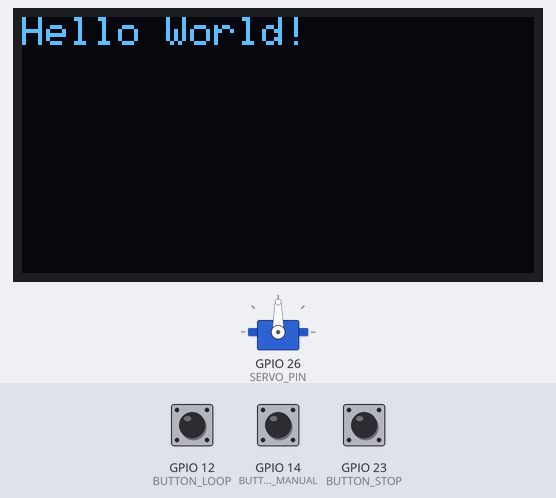
Bench run of a sketch on a simulated ESP32. Shown: 128×64 one-colour display, servo. The inputs (shaded band) are chosen by the test bench; at power-on: GPIO 12 (BUTTON_LOOP) HIGH, GPIO 14 (BUTTON_MANUAL) HIGH, GPIO 23 (BUTTON_STOP) HIGH. The display library's start-up logo is not drawn; what the sketch prints to the serial monitor is not drawn.

Above: at 3.2 s.
3.3 s: GPIO 12 (BUTTON_LOOP) pulled LOW for 0.15 s
At 3.68 s:
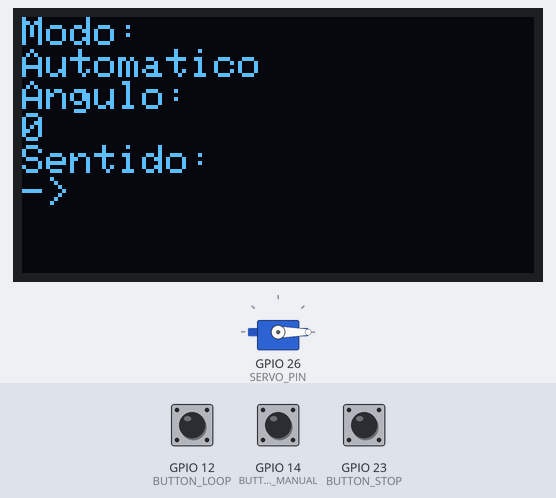
At 6.2 s:
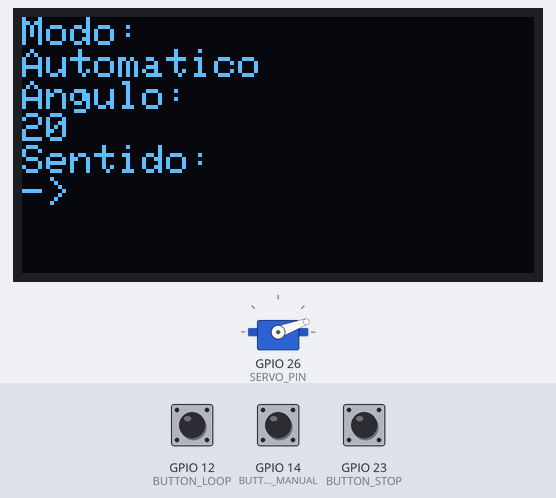
Timing chart, 0 to 22.8 s (numbered marks = the images above; inputs shaded):
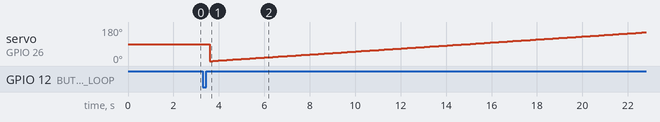

The sketch:

Programa_1.ino
```cpp
#include <Wire.h>
#include <Adafruit_GFX.h>
#include <Adafruit_SSD1306.h>
#include <ESP32Servo.h>

// Configuração do display OLED
#define SCREEN_WIDTH 128
#define SCREEN_HEIGHT 64
#define OLED_RESET -1
Adafruit_SSD1306 display(SCREEN_WIDTH, SCREEN_HEIGHT, &Wire, OLED_RESET);

// Configuração do Servo
Servo servoMotor;
#define SERVO_PIN 26

// Configuração dos botões
#define BUTTON_LOOP 12
#define BUTTON_MANUAL 14
#define BUTTON_STOP 23
bool loopActive = false;
bool manualActive = false;
bool systemActive = true;

#define POT_PIN 34

void setup() {
  Serial.begin(115200);

  // Inicializa o display OLED
  if (!display.begin(SSD1306_SWITCHCAPVCC, 0x3C)) {
    Serial.println(F("Falha ao inicializar o display OLED"));
    for (;;); // Se falhar, entra em loop infinito
  }

  // Inicializa o servo motor
  servoMotor.attach(SERVO_PIN);

  // Configuração dos botões
  pinMode(BUTTON_LOOP, INPUT_PULLUP);
  pinMode(BUTTON_MANUAL, INPUT_PULLUP);
  pinMode(BUTTON_STOP, INPUT_PULLUP);

  display.display();
  delay(2000);
  display.clearDisplay();
  display.setTextSize(1);
  display.setTextColor(SSD1306_WHITE);
  display.setCursor(0, 0);
  display.println(F("Hello World!"));
  display.display();
}

void loop() {
  // Verifica se o botão STOP foi pressionado
  if (digitalRead(BUTTON_STOP) == LOW) {
    systemActive = false;
    loopActive = false;
    manualActive = false;
    servoMotor.write(0); // Reseta o servo
    updateDisplayAndSerial("Sistema desligado", 0, "OFF");
    delay(300);
  }

  if (!systemActive) return; // Sai se o sistema estiver desligado

  // Modo automático
  if (digitalRead(BUTTON_LOOP) == LOW) {
    loopActive = true;
    manualActive = false;
    delay(300);
  }

  // Modo manual
  if (digitalRead(BUTTON_MANUAL) == LOW) {
    manualActive = true;
    loopActive = false;
    delay(300);
  }

  if (loopActive) automaticMode();
  if (manualActive) manualMode();
}

// Função para o movimento automático do servo
void automaticMode() {
  for (int angle = 0; angle <= 180; angle += 1) {
    if (!loopActive) return;
    servoMotor.write(angle);
    updateDisplayAndSerial("Automatico", angle, "->");
    delay(100);
  }

  delay(1000);

  for (int angle = 180; angle >= 0; angle -= 1) {
    if (!loopActive) return;
    servoMotor.write(angle);
    updateDisplayAndSerial("Automatico", angle, "<-");
    delay(200);
  }
}

// Função para o controle manual do servo com potenciômetro
void manualMode() {
  int potValue = analogRead(POT_PIN);
  int angle = map(potValue, 0, 4095, 0, 180);
  servoMotor.write(angle);
  updateDisplayAndSerial("Manual", angle, "Pot");
  delay(100);
}

// Função para atualizar o display OLED e a comunicação serial
void updateDisplayAndSerial(const char *mode, int angle, const char *direction) {
  Serial.print("Modo: ");
  Serial.println(mode);
  Serial.print("Angulo: ");
  Serial.println(angle);
  Serial.print("Sentido: ");
  Serial.println(direction);

  display.clearDisplay();
  display.setCursor(0, 0);
  display.println(F("Modo: "));
  display.println(mode);
  display.println(F("Angulo: "));
  display.println(angle);
  display.println(F("Sentido: "));
  display.println(direction);
  display.display();
}
```

Measured:
- after the input at 3.3 s, servo on GPIO 26 (SERVO_PIN): 90° → 0° after 0.30 s, → 1° 0.13 s later, → 2° 0.13 s later, → 3° 0.13 s later, … (153 changes in this stretch); the display: changes after 0.33 s (image 1)
